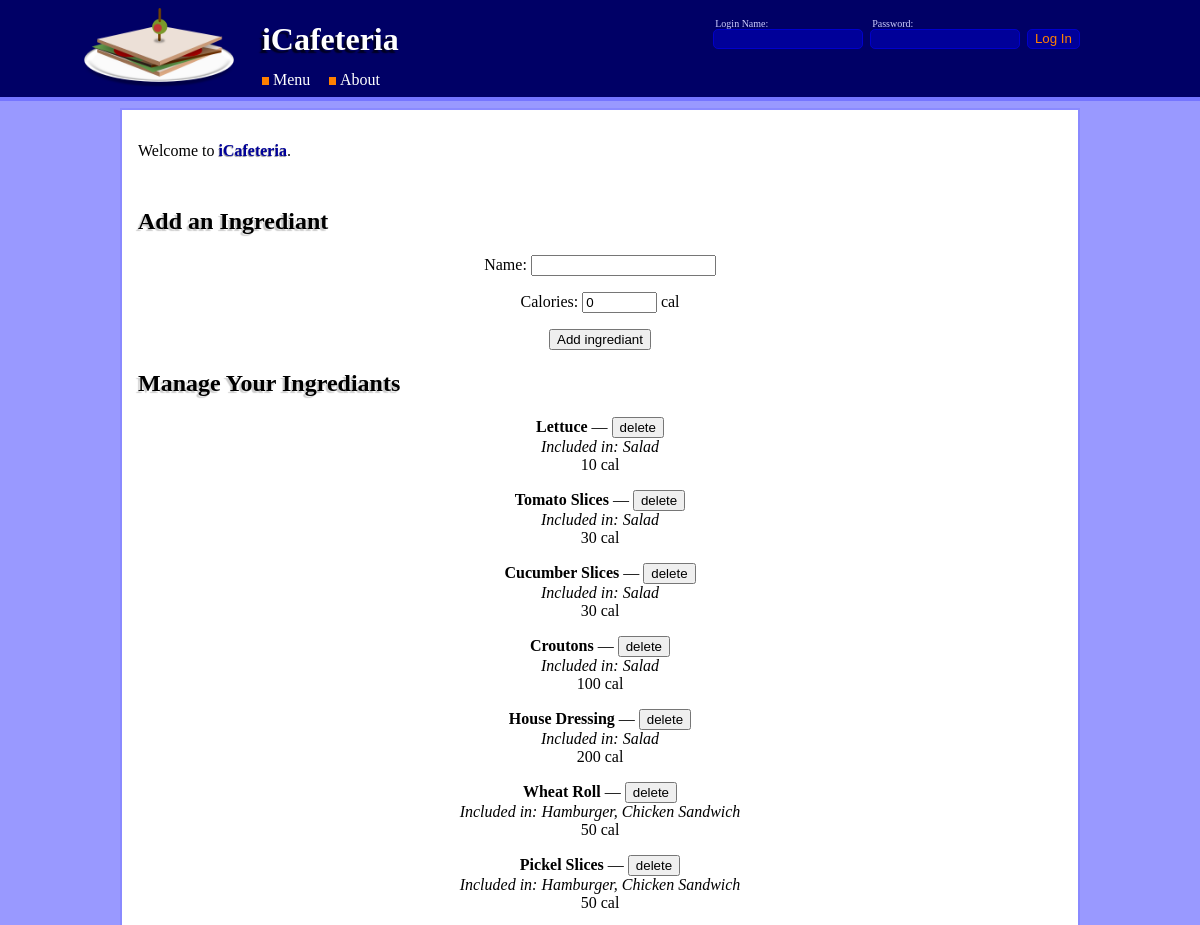
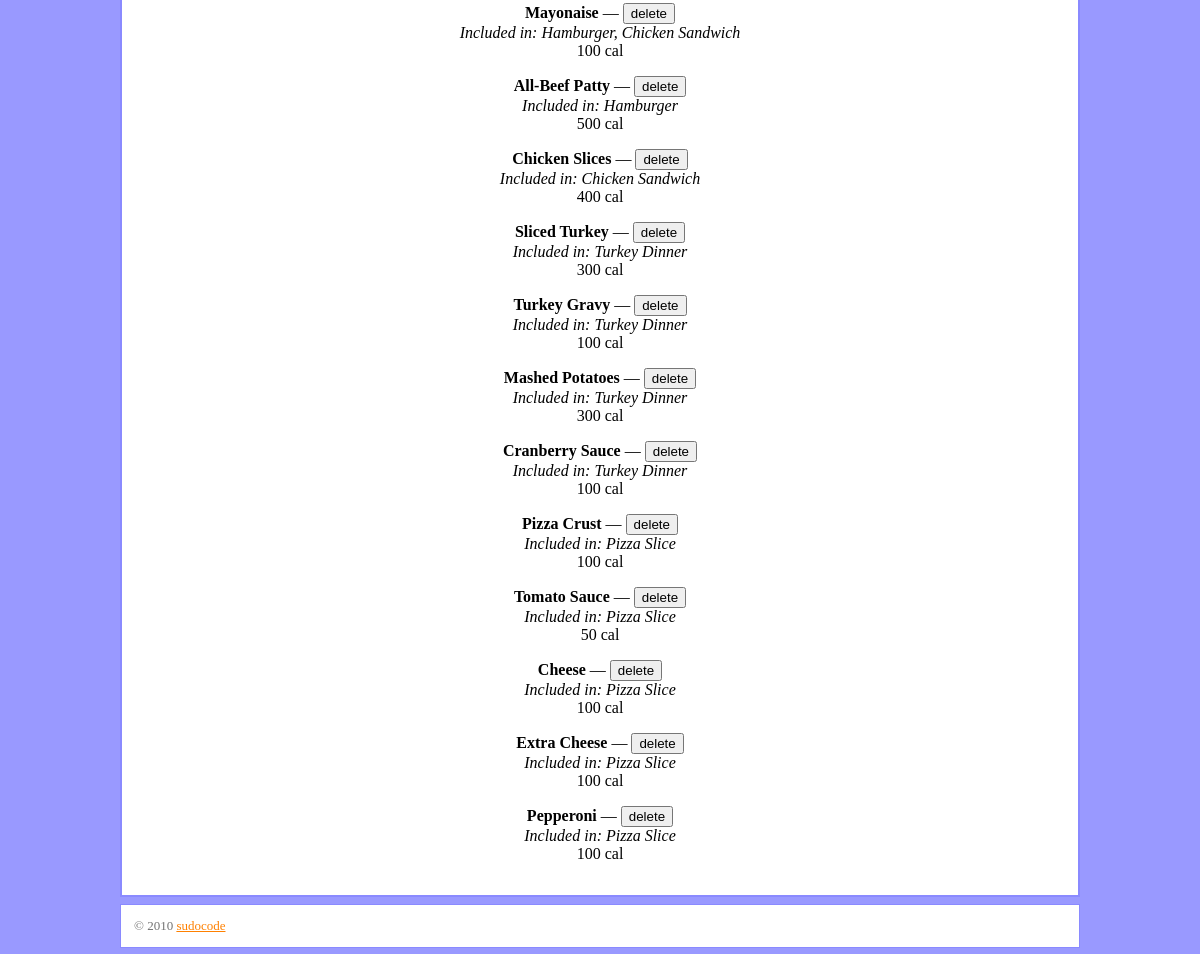
The app's page /manage/ingred.php with its own data (2 pictures, top to bottom).
### tables this page shows
CREATE TABLE IF NOT EXISTS ingreds (
    ingred_id INT AUTO_INCREMENT,
    description VARCHAR(20) NOT NULL,
    calories INT NOT NULL,
    PRIMARY KEY (ingred_id)
);

CREATE TABLE IF NOT EXISTS items (
    item_id INT AUTO_INCREMENT,
    item_name VARCHAR(20) NOT NULL,
    cost FLOAT NOT NULL,
    sold_out BOOLEAN NOT NULL DEFAULT FALSE,
    prep_time INT NOT NULL,
    item_type_id INT NOT NULL,
    PRIMARY KEY (item_id),
    FOREIGN KEY (item_type_id) REFERENCES item_types(item_type_id)
);

### htdocs/manage/ingred.php (the view, shortened to what this page needs)
<?php include('../../include/header.php'); ?>
<div id="welcome">
    <p>Welcome to <span class="special">iCafeteria</span>.</p>
</div>
<h2>Add an Ingrediant</h2>
<div style="text-align: center;">
    <form action="/manage/ingred.php" method="POST">
        <p>Name: <input type="text" name="description" value=""></p>
        <p>Calories: <input style="width: 5em" type="text" name="calories" value="0"> cal</p>
        <p><input type="submit" value="Add ingrediant"></p>
    </form>
</div>
<h2>Manage Your Ingrediants</h2>
<ul class="menu">
<?php
$results = mysql_query('SELECT * FROM ingreds', $db)
    or die('Select failed: ' . mysql_error());
while (($row = mysql_fetch_assoc($results)) !== FALSE) {
    echo '<li>';
    echo '<form action="/manage/ingred.php" method="POST">';
    echo "<div class=\"title\">$row[description] <span class=\"cost\">&mdash; $cost <button type=\"submit\" name=\"action\" value=\"delete\">delete</button></span></div></form>";
    echo '<div class="ingrediants">';
    $item_result = mysql_query("SELECT item_name FROM items_ingreds join items using (item_id) WHERE ingred_id = $row[ingred_id]", $db)
        or die ('Select failed'.mysql_error());
    $first = true;
    while (($item_row = mysql_fetch_assoc($item_result)) != FALSE) {
        echo ($first ? 'Included in: ' : ', ') . $item_row['item_name'];
        $first = false;
    }
    echo '</div>';
    echo "<div class=\"calories\">$row[calories] cal</div>";
    echo '</li>';
}
?>
</ul>
<?php include('../../include/footer.php'); ?>

### htdocs/assets/style/layout.css (style rules this page uses)
body { margin: 0; }
#content > h2:first-of-type { margin-top: 0 !important; }
#content #welcome { margin-bottom: 3em; }
.menu { list-style: none; margin: 0; padding: 0; text-align: center; }
.menu li { margin: 0 0 1em 0; padding: 0; }

### htdocs/assets/style/theme.css (style rules this page uses)
h1, h2, h3 { font-family: Georgia, Times, "Times New Roman", serif; }
h2 { text-shadow: rgba(0, 0, 0, 0.2) -0.2ex 0.2ex 0.1ex; }
html { background: #9999FF; }
.menu .title { font-weight: bold; }
.menu .title .cost, .menu .title .add-to-cart { font-weight: normal; }
.menu .ingrediants { font-style: italic; }
.special { color: #000099; font-weight: bold; text-shadow: rgba(0, 0, 0, 0.4) -0.1ex 0.1ex 0.1ex; }

### records on screen
ingreds: description "Lettuce", calories "10"
items: shows "Included in:", item_name "Salad"
ingreds: description "Tomato Slices", calories "30"
ingreds: description "Cucumber Slices", calories "30"
ingreds: description "Croutons", calories "100"
ingreds: description "House Dressing", calories "200"
ingreds: description "Wheat Roll", calories "50"
items: shows "Included in:", item_name "Hamburger"
items: item_name "Chicken Sandwich", shows "Included in:"
ingreds: description "Pickel Slices", calories "50"
ingreds: description "Mayonaise", calories "100"
ingreds: description "All-Beef Patty", calories "500"
ingreds: description "Chicken Slices", calories "400"
ingreds: description "Sliced Turkey", calories "300"
items: shows "Included in:", item_name "Turkey Dinner"
ingreds: description "Turkey Gravy", calories "100"
ingreds: description "Mashed Potatoes", calories "300"
ingreds: description "Cranberry Sauce", calories "100"
ingreds: description "Pizza Crust", calories "100"
items: shows "Included in:", item_name "Pizza Slice"
ingreds: description "Tomato Sauce", calories "50"
ingreds: description "Cheese", calories "100"
ingreds: description "Extra Cheese", calories "100"
ingreds: description "Pepperoni", calories "100"
